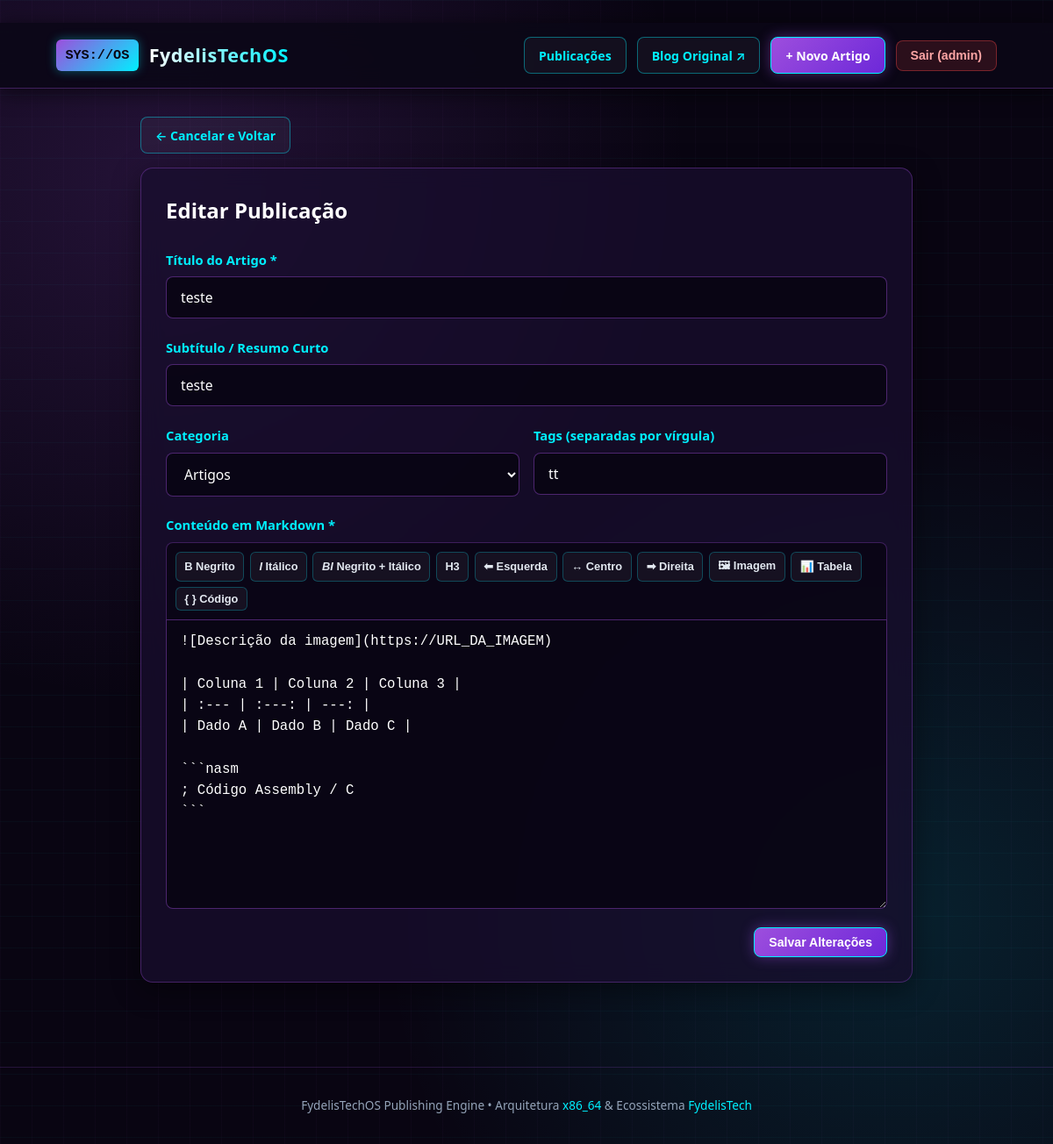
Page /editar/3 (signed in) on the committed database.
### tables this page shows
CREATE TABLE posts (
                id INTEGER PRIMARY KEY AUTOINCREMENT,
                title TEXT NOT NULL,
                subtitle TEXT,
                category TEXT NOT NULL,
                tags TEXT,
                content TEXT NOT NULL,
                created_at TEXT NOT NULL
            );

### app.py (the view, shortened to what this page needs)
@app.route("/editar/<int:post_id>", methods=["GET", "POST"])
@login_required
def edit_post(post_id):
    with get_db() as conn:
        post = conn.execute("SELECT * FROM posts WHERE id = ?", (post_id,)).fetchone()
    if not post:
        flash("Publicação não encontrada.", "error")
        return redirect(url_for("index"))
    return render_template("editor.html", post=post, mode="edit")

### app.py (called while the page is built)
def get_db():
    db_dir = os.path.dirname(DB_PATH)
    if db_dir:
        os.makedirs(db_dir, exist_ok=True)
    conn = sqlite3.connect(DB_PATH)
    conn.row_factory = sqlite3.Row
    return conn

def login_required(f):
    @wraps(f)
    def decorated_function(*args, **kwargs):
        if not session.get("logged_in"):
            flash("Faça login para acessar o editor de publicações.", "error")
            return redirect(url_for("login", next=request.path))
        return f(*args, **kwargs)
    return decorated_function

### templates/editor.html (shortened to what this page needs)
﻿{% extends "base.html" %}
{% block content %}
<div class="editor-box">
    <div style="margin-bottom: 1rem;">
        <a href="{{ url_for('index') }}" class="btn btn-outline">← Cancelar e Voltar</a>
    </div>
    <div class="glass-card">
        <h2 style="margin-bottom: 1.5rem; color: #fff;">
            {{ 'Editar Publicação' if mode == 'edit' else 'Nova Publicação (Markdown) // FydelisTechOS' }}
        </h2>
        <form method="POST">
            <div class="form-group">
                <label class="field-label" for="title">Título do Artigo *</label>
                <input type="text" id="title" name="title" required value="{{ post.title if post else '' }}">
            </div>
            <div class="form-group">
                <label class="field-label" for="subtitle">Subtítulo / Resumo Curto</label>
                <input type="text" id="subtitle" name="subtitle" value="{{ post.subtitle if post else '' }}">
            </div>
            <div style="display: grid; grid-template-columns: repeat(auto-fit, minmax(220px, 1fr)); gap: 1rem;">
                <div class="form-group">
                    <label class="field-label" for="category">Categoria</label>
                    <select id="category" name="category">
                        {% set current_cat = post.category if post else 'Artigos' %}
                        {% for cat in ['Artigos', 'Dicas', 'Kernel & Assembly', 'Drivers & Rede', 'Segurança', 'Releases'] %}
                            <option value="{{ cat }}" {% if current_cat == cat %}selected{% endif %}>{{ cat }}</option>
                        {% endfor %}
                    </select>
                </div>
                <div class="form-group">
                    <label class="field-label" for="tags">Tags (separadas por vírgula)</label>
                    <input type="text" id="tags" name="tags" value="{{ post.tags if post else '' }}" placeholder="x86_64, NASM, C, FydelTerm">
                </div>
            </div>
            <div class="form-group">
                <label class="field-label" for="content">Conteúdo em Markdown *</label>
                <div class="toolbar">
                    <button type="button" onclick="wrapText('**', '**')"><b>B</b> Negrito</button>
                    <button type="button" onclick="wrapText('*', '*')"><i>I</i> Itálico</button>
                    <button type="button" onclick="wrapText('***', '***')"><b><i>BI</i></b> Negrito + Itálico</button>
                    <button type="button" onclick="insertTemplate('h3')">H3</button>
                    <button type="button" onclick="insertTemplate('left')">⬅ Esquerda</button>
                    <button type="button" onclick="insertTemplate('center')">↔ Centro</button>
                    <button type="button" onclick="insertTemplate('right')">➡ Direita</button>
                    <button type="button" onclick="insertTemplate('image')">🖼 Imagem</button>
                    <button type="button" onclick="insertTemplate('table')">📊 Tabela</button>
                    <button type="button" onclick="insertTemplate('code')">{ } Código</button>
                </div>
                <textarea id="content" name="content" required placeholder="Escreva em Markdown: **negrito**, *itálico*, tabelas, ![alt](url) e blocos de código ```...```">{{ post.content if post else '' }}</textarea>
            </div>
            <div style="display: flex; justify-content: flex-end; gap: 1rem;">
                <button type="submit" class="btn btn-primary">
                    {{ 'Salvar Alterações' if mode == 'edit' else 'Publicar Agora' }}
                </button>
            </div>
        </form>
    </div>
</div>
{% endblock %}

### templates/base.html (style rules this page uses)
:root { --bg-dark: #090512; --bg-panel: rgba(24, 14, 46, 0.75); --border-glass: rgba(157, 78, 221, 0.35); --purple-neon: #9d4edd; --purple-glow: rgba(157, 78, 221, 0.45); --cyan-neon: #00f0ff; --cyan-glow: rgba(0, 240, 255, 0.35); --silver-text: #e2e8f0; --silver-muted: #94a3b8; }
* { box-sizing: border-box; margin: 0; padding: 0; }
body { font-family: 'Segoe UI', system-ui, -apple-system, sans-serif; background-color: var(--bg-dark); background-image: radial-gradient(circle at 15% 15%, rgba(157, 78, 221, 0.18), transparent 40%), radial-gradient(circle at 85% 80%, rgba(0, 240, 255, 0.12), transparent 40%), linear-gradient(rgba(0, 240, 255, 0.03) 1px, transparent 1px), linear-gradient(90deg, rgba(157, 78, 221, 0.03) 1px, transparent 1px); background-size: 100% 100%, 100% 100%, 36px 36px, 36px 36px; color: var(--silver-text); min-height: 100vh; line-height: 1.65; }
.btn { display: inline-flex; align-items: center; gap: 0.4rem; padding: 0.52rem 1rem; border-radius: 8px; font-size: 0.88rem; font-weight: 600; text-decoration: none; cursor: pointer; transition: all 0.2s ease; border: 1px solid transparent; }
.btn-primary { background: linear-gradient(135deg, var(--purple-neon), #6d28d9); color: #fff; border-color: var(--cyan-neon); box-shadow: 0 0 15px var(--purple-glow); }
.btn-outline { background: rgba(255, 255, 255, 0.04); color: var(--cyan-neon); border-color: rgba(0, 240, 255, 0.4); }
.glass-card { background: var(--bg-panel); backdrop-filter: blur(12px); border: 1px solid var(--border-glass); border-radius: 14px; padding: 1.75rem; box-shadow: 0 8px 32px rgba(0, 0, 0, 0.45); }

### templates/editor.html (style rules this page uses)
.editor-box { max-width: 880px; margin: 0 auto; }
.form-group { margin-bottom: 1.3rem; }
label.field-label { display: block; margin-bottom: 0.45rem; font-weight: 600; color: var(--cyan-neon); font-size: 0.92rem; }
input[type="text"], select, textarea { width: 100%; background: rgba(9, 5, 18, 0.85); border: 1px solid rgba(157, 78, 221, 0.45); border-radius: 8px; padding: 0.75rem 1rem; color: #fff; font-family: inherit; font-size: 0.98rem; outline: none; }
textarea { min-height: 330px; font-family: 'Consolas', 'Fira Code', monospace; line-height: 1.55; resize: vertical; border-radius: 0 0 8px 8px; }
.toolbar { display: flex; flex-wrap: wrap; gap: 0.4rem; padding: 0.6rem; background: rgba(9, 5, 18, 0.75); border: 1px solid rgba(157, 78, 221, 0.35); border-bottom: none; border-radius: 8px 8px 0 0; }
.toolbar button { background: rgba(255, 255, 255, 0.05); color: #e2e8f0; border: 1px solid rgba(0, 240, 255, 0.25); padding: 0.32rem 0.6rem; border-radius: 6px; font-size: 0.8rem; font-weight: 600; cursor: pointer; }

### rows in the picture
posts: title "teste", subtitle "teste", category "Artigos", tags "tt", content "![Descrição da imagem](https://URL_DA_IMAGEM) | Coluna 1 | Coluna 2 | Coluna 3 | | :--- | :---: | ---: | | Dado A | Dado B | Dado C | ```nasm ; Código Assembly / C ```"

### other values in the picture
{{ session.get('username') }} "admin"
{{ 'Salvar Alterações' if mode == 'edit' else 'Publicar Agora' }} "Salvar Alterações"
